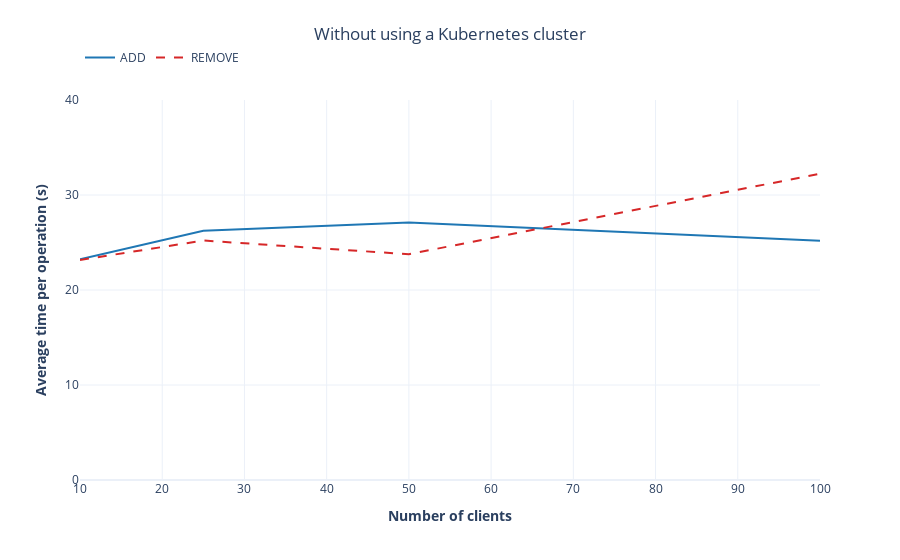

Notebook source saved alongside this figure:
### Markdown cell above
### Comparing add & remove operations. Average times. Without using a Kubernetes cluster

### Code cell
add = [23.230, 26.241, 27.111, 25.182]
remove = [23.160, 25.206, 23.766, 32.241]

clientAddAndRemove(add, remove, "Without using a Kubernetes cluster")

### Figure 1 — Plotly figure (JSON) as saved in the notebook; plotly's stock layout.template omitted (floating-point values rounded to 4 significant figures)
{"data": [{"line": {"color": "#1f77b4"}, "mode": "lines", "name": "ADD", "type": "scatter", "x": [10, 25, 50, 100], "y": [23.23, 26.24, 27.11, 25.18]}, {"line": {"color": "#d62728", "dash": "dash"}, "mode": "lines", "name": "REMOVE", "type": "scatter", "x": [10, 25, 50, 100], "y": [23.16, 25.21, 23.77, 32.24]}], "layout": {"legend": {"orientation": "h", "y": 1.15}, "title": {"text": "Without using a Kubernetes cluster", "x": 0.5, "xanchor": "center", "y": 0.95, "yanchor": "top"}, "xaxis": {"dtick": 10, "range": [10, 100], "tick0": 10, "title": {"text": "<b>Number of clients</b>"}}, "yaxis": {"dtick": 10, "range": [0, 40], "tick0": 0, "title": {"text": "<b>Average time per operation (s)</b>"}}}}
